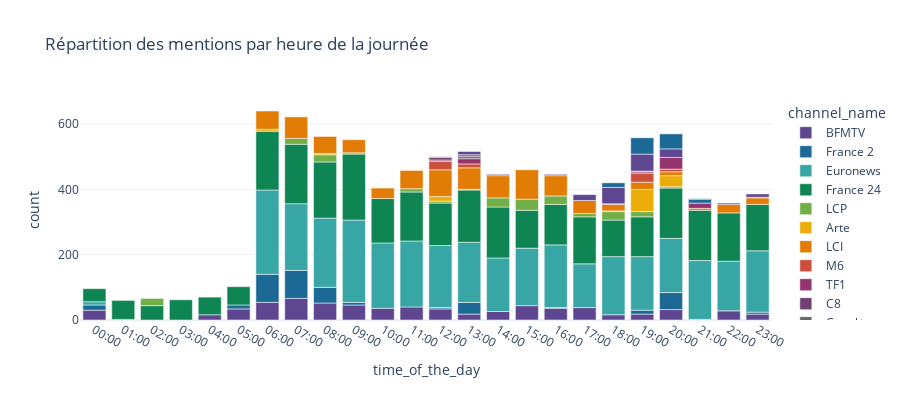

Write notebook code for a chart like this one.
### Code cell
show_mentions_by_time_of_the_day(
    data,split = "channel_name",
    list_of_channels = TOP_CHANNELS_TV,kind = "bar",height = 700,method = "minutes"
)

### Figure 1 — Plotly figure (JSON) as saved in the notebook; plotly's stock layout.template omitted (floating-point values rounded to 4 significant figures)
{"data": [{"alignmentgroup": "True", "hovertemplate": "channel_name=BFMTV<br>time_of_the_day=%{x}<br>count=%{y}<extra></extra>", "legendgroup": "BFMTV", "marker": {"color": "rgb(95, 70, 144)", "pattern": {"shape": ""}}, "name": "BFMTV", "offsetgroup": "BFMTV", "orientation": "v", "showlegend": true, "textposition": "auto", "type": "bar", "x": ["00:00", "01:00", "04:00", "05:00", "06:00", "07:00", "08:00", "09:00", "10:00", "11:00", "12:00", "13:00", "14:00", "15:00", "16:00", "17:00", "18:00", "19:00", "20:00", "21:00", "22:00", "23:00"], "xaxis": "x", "y": [30, 2, 16, 34, 54, 66, 52, 46, 36, 40, 34, 18, 26, 44, 36, 38, 16, 18, 32, 2, 28, 18], "yaxis": "y"}, {"alignmentgroup": "True", "hovertemplate": "channel_name=France 2<br>time_of_the_day=%{x}<br>count=%{y}<extra></extra>", "legendgroup": "France 2", "marker": {"color": "rgb(29, 105, 150)", "pattern": {"shape": ""}}, "name": "France 2", "offsetgroup": "France 2", "orientation": "v", "showlegend": true, "textposition": "auto", "type": "bar", "x": ["00:00", "05:00", "06:00", "07:00", "08:00", "09:00", "12:00", "13:00", "16:00", "19:00", "20:00", "23:00"], "xaxis": "x", "y": [16, 12, 86, 86, 48, 8, 4, 36, 2, 12, 52, 6], "yaxis": "y"}, {"alignmentgroup": "True", "hovertemplate": "channel_name=Euronews<br>time_of_the_day=%{x}<br>count=%{y}<extra></extra>", "legendgroup": "Euronews", "marker": {"color": "rgb(56, 166, 165)", "pattern": {"shape": ""}}, "name": "Euronews", "offsetgroup": "Euronews", "orientation": "v", "showlegend": true, "textposition": "auto", "type": "bar", "x": ["00:00", "06:00", "07:00", "08:00", "09:00", "10:00", "11:00", "12:00", "13:00", "14:00", "15:00", "16:00", "17:00", "18:00", "19:00", "20:00", "21:00", "22:00", "23:00"], "xaxis": "x", "y": [10, 258, 204, 212, 252, 200, 202, 190, 184, 164, 176, 192, 134, 178, 164, 166, 180, 152, 188], "yaxis": "y"}, {"alignmentgroup": "True", "hovertemplate": "channel_name=France 24<br>time_of_the_day=%{x}<br>count=%{y}<extra></extra>", "legendgroup": "France 24", "marker": {"color": "rgb(15, 133, 84)", "pattern": {"shape": ""}}, "name": "France 24", "offsetgroup": "France 24", "orientation": "v", "showlegend": true, "textposition": "auto", "type": "bar", "x": ["00:00", "01:00", "02:00", "03:00", "04:00", "05:00", "06:00", "07:00", "08:00", "09:00", "10:00", "11:00", "12:00", "13:00", "14:00", "15:00", "16:00", "17:00", "18:00", "19:00", "20:00", "21:00", "22:00", "23:00"], "xaxis": "x", "y": [40, 58, 44, 62, 54, 56, 180, 182, 172, 202, 136, 150, 130, 160, 156, 116, 124, 144, 112, 122, 154, 154, 148, 142], "yaxis": "y"}, {"alignmentgroup": "True", "hovertemplate": "channel_name=LCP<br>time_of_the_day=%{x}<br>count=%{y}<extra></extra>", "legendgroup": "LCP", "marker": {"color": "rgb(115, 175, 72)", "pattern": {"shape": ""}}, "name": "LCP", "offsetgroup": "LCP", "orientation": "v", "showlegend": true, "textposition": "auto", "type": "bar", "x": ["02:00", "07:00", "08:00", "09:00", "11:00", "12:00", "14:00", "15:00", "16:00", "17:00", "18:00", "19:00", "20:00"], "xaxis": "x", "y": [22, 18, 22, 4, 10, 6, 28, 34, 26, 10, 26, 16, 4], "yaxis": "y"}, {"alignmentgroup": "True", "hovertemplate": "channel_name=Arte<br>time_of_the_day=%{x}<br>count=%{y}<extra></extra>", "legendgroup": "Arte", "marker": {"color": "rgb(237, 173, 8)", "pattern": {"shape": ""}}, "name": "Arte", "offsetgroup": "Arte", "orientation": "v", "showlegend": true, "textposition": "auto", "type": "bar", "x": ["06:00", "08:00", "12:00", "13:00", "18:00", "19:00", "20:00"], "xaxis": "x", "y": [6, 4, 14, 2, 2, 68, 34], "yaxis": "y"}, {"alignmentgroup": "True", "hovertemplate": "channel_name=LCI<br>time_of_the_day=%{x}<br>count=%{y}<extra></extra>", "legendgroup": "LCI", "marker": {"color": "rgb(225, 124, 5)", "pattern": {"shape": ""}}, "name": "LCI", "offsetgroup": "LCI", "orientation": "v", "showlegend": true, "textposition": "auto", "type": "bar", "x": ["06:00", "07:00", "08:00", "09:00", "10:00", "11:00", "12:00", "13:00", "14:00", "15:00", "16:00", "17:00", "18:00", "19:00", "20:00", "21:00", "22:00", "23:00"], "xaxis": "x", "y": [56, 66, 52, 40, 32, 56, 82, 66, 68, 90, 62, 40, 20, 22, 12, 6, 26, 20], "yaxis": "y"}, {"alignmentgroup": "True", "hovertemplate": "channel_name=M6<br>time_of_the_day=%{x}<br>count=%{y}<extra></extra>", "legendgroup": "M6", "marker": {"color": "rgb(204, 80, 62)", "pattern": {"shape": ""}}, "name": "M6", "offsetgroup": "M6", "orientation": "v", "showlegend": true, "textposition": "auto", "type": "bar", "x": ["12:00", "13:00", "19:00", "20:00"], "xaxis": "x", "y": [26, 12, 28, 8], "yaxis": "y"}, {"alignmentgroup": "True", "hovertemplate": "channel_name=TF1<br>time_of_the_day=%{x}<br>count=%{y}<extra></extra>", "legendgroup": "TF1", "marker": {"color": "rgb(148, 52, 110)", "pattern": {"shape": ""}}, "name": "TF1", "offsetgroup": "TF1", "orientation": "v", "showlegend": true, "textposition": "auto", "type": "bar", "x": ["12:00", "13:00", "18:00", "19:00", "20:00", "21:00"], "xaxis": "x", "y": [4, 16, 2, 4, 36, 16], "yaxis": "y"}, {"alignmentgroup": "True", "hovertemplate": "channel_name=C8<br>time_of_the_day=%{x}<br>count=%{y}<extra></extra>", "legendgroup": "C8", "marker": {"color": "rgb(111, 64, 112)", "pattern": {"shape": ""}}, "name": "C8", "offsetgroup": "C8", "orientation": "v", "showlegend": true, "textposition": "auto", "type": "bar", "x": ["12:00", "13:00", "23:00"], "xaxis": "x", "y": [8, 6, 2], "yaxis": "y"}, {"alignmentgroup": "True", "hovertemplate": "channel_name=Canal+<br>time_of_the_day=%{x}<br>count=%{y}<extra></extra>", "legendgroup": "Canal+", "marker": {"color": "rgb(102, 102, 102)", "pattern": {"shape": ""}}, "name": "Canal+", "offsetgroup": "Canal+", "orientation": "v", "showlegend": true, "textposition": "auto", "type": "bar", "x": ["12:00", "13:00", "19:00"], "xaxis": "x", "y": [2, 6, 2], "yaxis": "y"}, {"alignmentgroup": "True", "hovertemplate": "channel_name=France 5<br>time_of_the_day=%{x}<br>count=%{y}<extra></extra>", "legendgroup": "France 5", "marker": {"color": "rgb(95, 70, 144)", "pattern": {"shape": ""}}, "name": "France 5", "offsetgroup": "France 5", "orientation": "v", "showlegend": true, "textposition": "auto", "type": "bar", "x": ["13:00", "14:00", "16:00", "17:00", "18:00", "19:00", "20:00", "22:00", "23:00"], "xaxis": "x", "y": [10, 4, 4, 18, 50, 52, 26, 4, 10], "yaxis": "y"}, {"alignmentgroup": "True", "hovertemplate": "channel_name=TMC<br>time_of_the_day=%{x}<br>count=%{y}<extra></extra>", "legendgroup": "TMC", "marker": {"color": "rgb(29, 105, 150)", "pattern": {"shape": ""}}, "name": "TMC", "offsetgroup": "TMC", "orientation": "v", "showlegend": true, "textposition": "auto", "type": "bar", "x": ["18:00", "19:00", "20:00", "21:00"], "xaxis": "x", "y": [14, 50, 46, 12], "yaxis": "y"}, {"alignmentgroup": "True", "hovertemplate": "channel_name=W9<br>time_of_the_day=%{x}<br>count=%{y}<extra></extra>", "legendgroup": "W9", "marker": {"color": "rgb(56, 166, 165)", "pattern": {"shape": ""}}, "name": "W9", "offsetgroup": "W9", "orientation": "v", "showlegend": true, "textposition": "auto", "type": "bar", "x": ["21:00"], "xaxis": "x", "y": [2], "yaxis": "y"}], "layout": {"barmode": "relative", "height": 400, "legend": {"title": {"text": "channel_name"}, "tracegroupgap": 0}, "title": {"text": "Répartition des mentions par heure de la journée"}, "xaxis": {"anchor": "y", "categoryarray": ["00:00", "01:00", "02:00", "03:00", "04:00", "05:00", "06:00", "07:00", "08:00", "09:00", "10:00", "11:00", "12:00", "13:00", "14:00", "15:00", "16:00", "17:00", "18:00", "19:00", "20:00", "21:00", "22:00", "23:00"], "categoryorder": "array", "domain": [0, 1], "title": {"text": "time_of_the_day"}}, "yaxis": {"anchor": "x", "domain": [0, 1], "title": {"text": "count"}}}}
